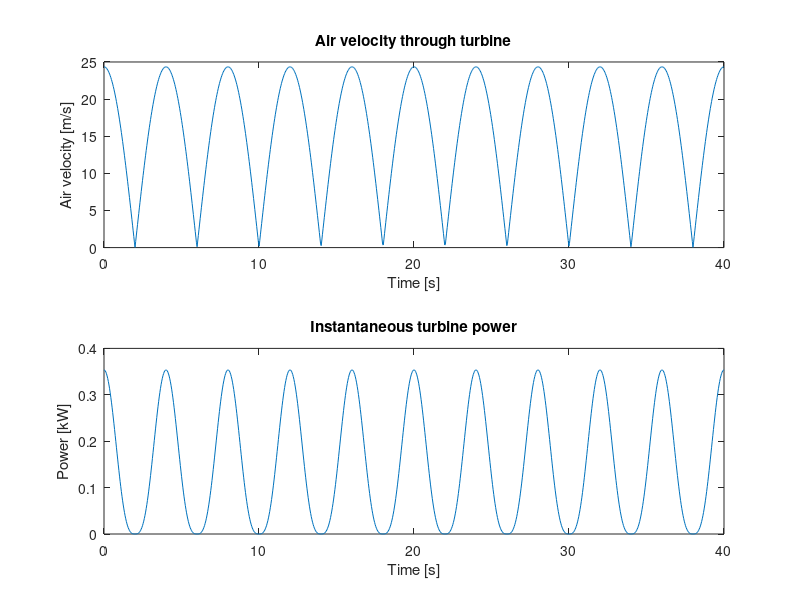
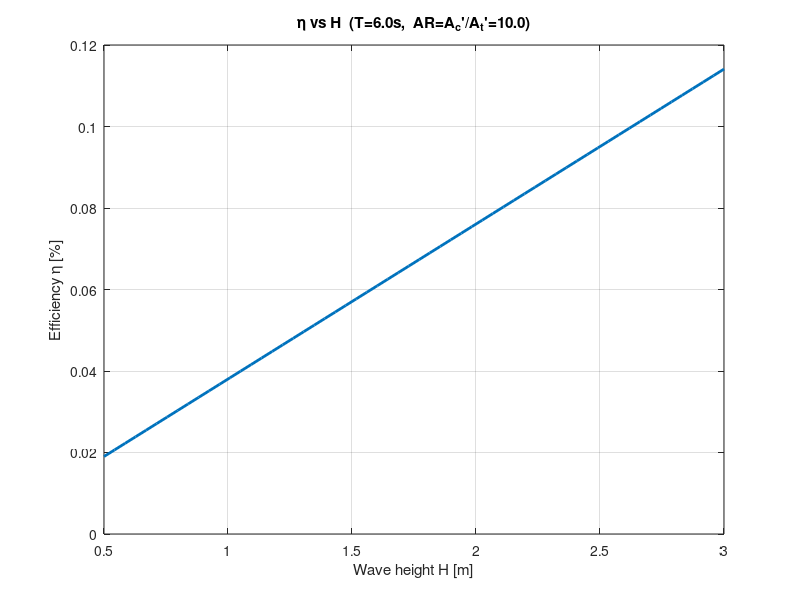
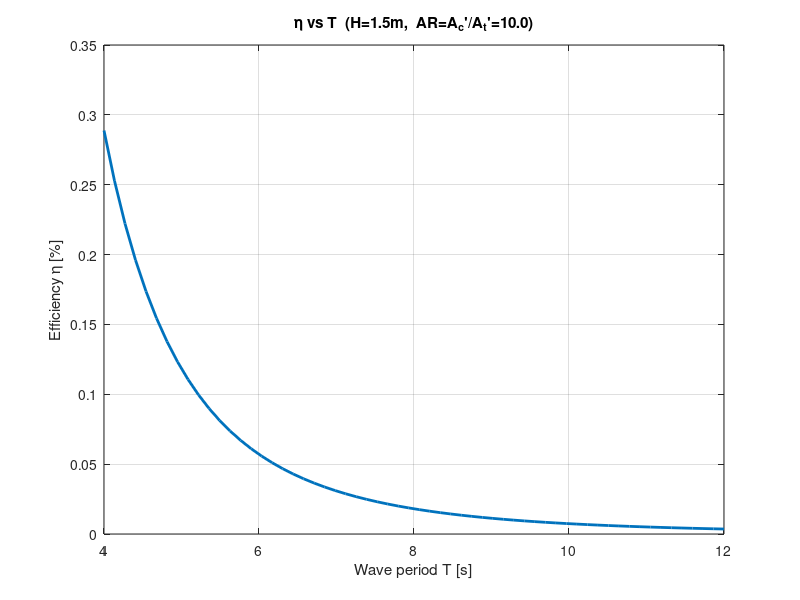
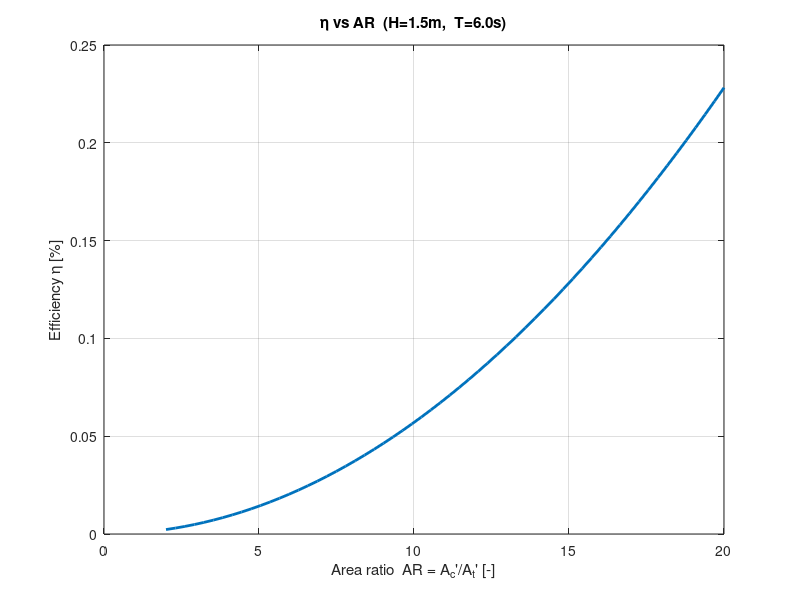

The MATLAB source for these figures, in order:
% ==========================================
% Simple OWC model
% ==========================================

clear; clc; close all;

% --- INPUT PARAMETERS ---
rho_w = 1025;           % Water density [kg/m^3]
rho_a = 1.225;          % Air density [kg/m^3]
g = 9.81;               % Gravity [m/s^2]

%Waves
H = 2;                % Wave height [m]
T = 8;                  % Wave period [s]

%Chamber and turbine parameters
%RIGHT NOW IT HAS THE NORMALIZED VALUES FOR MUTRIKU
%Diameter for turbine 750mm and 3,1 meters long the air chamber.

Ac_p = 3.1;                % Chamber cross-section area [m]normalized by 1 meter of
At_p = 0.1;                 % Turbine area [m] Also normalized
Cp = 0.4;               % Power coefficient (typical Wells turbine)


t = linspace(0, 5*T, 1000);  % Simulate 3 wave periods

% --- WAVE CHARACTERISTICS ---
a = H/2;                % Amplitude [m]
omega = 2*pi/T;         % Angular frequency [rad/s]

% --- WATER SURFACE VELOCITY (sinusoidal) ---
v_w = abs(a * omega * cos(omega * t));

% --- AIR VELOCITY through turbine (From mass balance) ---
v_a = v_w * (Ac_p/At_p);

% --- INSTANTANEOUS TURBINE POWER ---
P_turb = 0.5 * rho_a * At_p * Cp .* (v_a).^3;   % [W]

% --- MEAN POWER over one period ---
P_mean = mean(P_turb);
fprintf('Mean turbine power = %.2f W\n', P_mean);

% --- WAVE POWER per meter of crest width (theoretical) ---
P_wave = (rho_w * g^2 * H^2 * T) / (32 * pi);   % [W/m]
fprintf('Theoritical wave power = %.2f W\n', P_wave)

% --- ESTIMATED EFFICIENCY (dimensionless) ---
eta = (P_mean / P_wave)*100;   % efficiency in percentage
fprintf('Approx. OWC efficiency = %.3f\n', eta);

% --- PLOTS ---
figure;
subplot(2,1,1)
plot(t, v_a)
xlabel('Time [s]'); ylabel('Air velocity [m/s]');
title('Air velocity through turbine');

subplot(2,1,2)
plot(t, P_turb/1000)
xlabel('Time [s]'); ylabel('Power [kW]');
title('Instantaneous turbine power');


%% #################################################
% Simple OWC efficiency sweeps (per meter of crest)
clear; clc; close all;

%% Constants (edit as needed)
rho_w = 1025;      % water density [kg/m^3]
rho_a = 1.225;     % air density [kg/m^3]
g     = 9.81;      % gravity [m/s^2]
Cp    = 0.4;       % Wells turbine power coefficient (simplified constant)
Ac_p  = 1.5;       % chamber area per meter of crest [m]  (A_c')

%% Efficiency function per meter (dimensionless)
% eta_pm(H,T,AR) with AR = A_c'/A_t'
eta_pm = @(H,T,AR) ...
    ( 0.5*rho_a*Cp*Ac_p*(4/(3*pi)) .* ((H/2).*2*pi./T).^3 .* (AR.^2) ) ...
  ./ ( (rho_w*g^2.*H.^2.*T)/(32*pi) );

%% 1D sweeps (pick fixed values)
T_fix  = 6;                 % s
H_fix  = 1.5;               % m
AR_fix = 10;                % A_c'/A_t' (dimensionless)

% Ranges
H_vec  = linspace(0.5, 3.0, 60);
T_vec  = linspace(4, 12, 60);
AR_vec = linspace(2, 20, 60);

% Compute
eta_H  = eta_pm(H_vec, T_fix, AR_fix);
eta_T  = eta_pm(H_fix, T_vec, AR_fix);
eta_AR = eta_pm(H_fix, T_fix, AR_vec);

%% Plots: 1D sweeps
figure; plot(H_vec, 100*eta_H, 'LineWidth', 2); grid on;
xlabel('Wave height H [m]'); ylabel('Efficiency \eta [%]');
title(sprintf('\\eta vs H  (T=%.1fs,  AR=A_c''/A_t''=%.1f)', T_fix, AR_fix));

figure; plot(T_vec, 100*eta_T, 'LineWidth', 2); grid on;
xlabel('Wave period T [s]'); ylabel('Efficiency \eta [%]');
title(sprintf('\\eta vs T  (H=%.1fm,  AR=A_c''/A_t''=%.1f)', H_fix, AR_fix));

figure; plot(AR_vec, 100*eta_AR, 'LineWidth', 2); grid on;
xlabel('Area ratio  AR = A_c''/A_t'' [-]'); ylabel('Efficiency \eta [%]');
title(sprintf('\\eta vs AR  (H=%.1fm,  T=%.1fs)', H_fix, T_fix));
